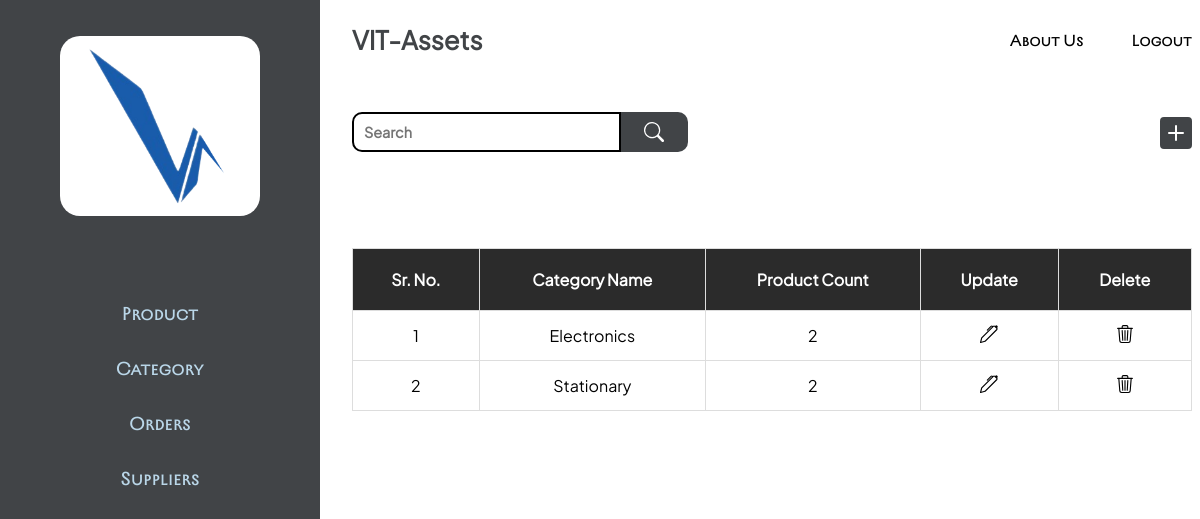
Page /category.php (signed in) on the committed database.
### tables this page shows
CREATE TABLE `cat` (
  `cat_id` int(11) NOT NULL,
  `cat_name` varchar(150) NOT NULL
);

### category.php (the view, shortened to what this page needs)
<!DOCTYPE html>
<html>
    <head>
        <link rel="stylesheet" href="https://cdn.jsdelivr.net/npm/bootstrap-icons@1.10.3/font/bootstrap-icons.css">
        <link rel="stylesheet" href="table.css">
    </head>
    <body>
        <section>
                <div class="main-row">
                <div class="col-2 sec-1 ">
                        <div class="div-img">
                            <img src="logo.png" width="160px">
                        </div>
                        <div class="link"><h3 class="link-text">
                            <a href="./products.php">
                            Product
                        </a>
                        </h3> </div>
                        <div class="link"><h3 class="link-text">
                            <a href="">
                            Category
                        </a>
                        </h3> </div>
                        <div class="link"><h3 class="link-text">
                            <a href="./order.php">
                            Orders
                        </a>
                        </h3> </div>
                        <div class="link"><h3 class="link-text">
                            <a href="./supplier.php">
                            Suppliers
                        </a>
                        </h3>
                    </div>
                    </div>
                    <div class=" col-10 sec-2">
                            <nav>
                                <h1 class="logo">
                                <a href="./home.php"> VIT-Assets </a>
                                </h1>
                                <ul class="links">
                                    <li class="link-text">
                                        <a href="./abt_us.html" class="nav-link">
                                            About Us
                                        </a>
                                    </li>
                                    <li class="link-text">
                                        <a href="./logout.php" class="nav-link">
                                            Logout
                                        </a>
                                    </li>
                                </ul>
                            </nav>
                            <div class="search-bar-outer">
                                <form action="./category.php" class="search-bar">
                                     <input type="text" class="search-bar-1" name="search" placeholder="Search">
                                     <div class="search-bar-2">
                                         <svg xmlns="http://www.w3.org/2000/svg" width="20" height="20" fill="white" class="bi bi-search" viewBox="0 0 16 16">
                                             <path d="M11.742 10.344a6.5 6.5 0 1 0-1.397 1.398h-.001c.03.04.062.078.098.115l3.85 3.85a1 1 0 0 0 1.415-1.414l-3.85-3.85a1.007 1.007 0 0 0-.115-.1zM12 6.5a5.5 5.5 0 1 1-11 0 5.5 5.5 0 0 1 11 0z"/>
                                           </svg>
                                     </div>
            </form>
                                 <div class="add" id="addBtn">
                                     <svg xmlns="http://www.w3.org/2000/svg" width="32" height="32" fill="currentColor" class="bi bi-plus-square-fill" viewBox="0 0 16 16">
                                         <path d="M2 0a2 2 0 0 0-2 2v12a2 2 0 0 0 2 2h12a2 2 0 0 0 2-2V2a2 2 0 0 0-2-2H2zm6.5 4.5v3h3a.5.5 0 0 1 0 1h-3v3a.5.5 0 0 1-1 0v-3h-3a.5.5 0 0 1 0-1h3v-3a.5.5 0 0 1 1 0z"/>
                                       </svg>
                                 </div>
                             </div>
<table id="customers">
    <tr>
        <th style="text-align:center; padding: 20px;">Sr. No.</th>
        <th style="text-align:center; padding: 20px;">Category Name</th>
      <th style="text-align:center; padding: 20px;">Product Count</th>
      <th style="text-align:center; padding: 20px;">Update</th>
      <th style="text-align:center; padding: 20px;">Delete</th>
    </tr>
    <?php
        $i = 0;
        $conn = mysqli_connect('localhost', 'root', '', 'college_inv')
        or die('Connection Issue');
        if(isset($_GET['search'])){
            $src = $_GET['search'];
         $res = mysqli_query($conn,"select * from cat WHERE cat_name LIKE '%$src%'");
        }else{
        $res = mysqli_query($conn,"select * from cat");
        }
        while($data = mysqli_fetch_assoc($res)){
            $cat_id = $data['cat_id'];
                $r = mysqli_num_rows(mysqli_query($conn, "SELECT * FROM products WHERE cat_id='$cat_id'"));
            ?>
    <tr>
        <td><?php echo ++$i; ?></td>
      <td><?php echo $data["cat_name"]; ?></td>
      <td><?php echo $r; ?></td>
      <td class="btn-center">
        <button class="update-btn">
            <svg xmlns="http://www.w3.org/2000/svg" class="upd-btn" id="update-btn-<?php echo $cat_id ?>" width="18" height="18" fill="currentColor" class="bi bi-pen" viewBox="0 0 16 16">
                <path d="m13.498.795.149-.149a1.207 1.207 0 1 1 1.707 1.708l-.149.148a1.5 1.5 0 0 1-.059 2.059L4.854 14.854a.5.5 0 0 1-.233.131l-4 1a.5.5 0 0 1-.606-.606l1-4a.5.5 0 0 1 .131-.232l9.642-9.642a.5.5 0 0 0-.642.056L6.854 4.854a.5.5 0 1 1-.708-.708L9.44.854A1.5 1.5 0 0 1 11.5.796a1.5 1.5 0 0 1 1.998-.001zm-.644.766a.5.5 0 0 0-.707 0L1.95 11.756l-.764 3.057 3.057-.764L14.44 3.854a.5.5 0 0 0 0-.708l-1.585-1.585z"/>
              </svg>
        </button>
      </td class="btn-center">
      <td class="btn-center">
        <a href="./deleteCat.php?id=<?php echo $cat_id ?>">
      <button class="delete-btn">
      </button>
      </a>
    </td>
    </tr>
    <?php
    }
     ?>
  </table>
                    </div>
                </div>
            </section>
    </body>
</html>

### table.css (style rules this page uses)
* { padding: 0; margin: 0; box-sizing: border-box; font-family: pitagon-reg; }
.sec-1 { display: flex; align-items: center; justify-content: flex-start; padding: 2rem; padding-top: 3%; flex-direction: column; background-color: rgb(65, 68, 71); width: 40vh; height: 100vh; }
.div-img { display: flex; align-items: center; justify-content: center; padding: 10px; border-radius: 20px; width: 200px; background-color: white; margin-bottom: 60px; }
.link { display: flex; align-items: center; justify-content: center; text-align: center; color: white; margin-top: 20px; padding: 5px; }
.link-text a { font-family: Ricordi-regular; font-weight: lighter; color: #BAD7E9; }
a { color: currentColor; text-decoration: none; }
.main-row { display: flex; gap: 2rem; }
nav { height: 10vh; width: 70vw; display: flex; align-items: center; justify-content: space-between; }
.logo { color: rgb(65, 68, 71); font-size: 1.6rem; font-family: Ricordi-regular; }
.btn-center { text-align: center; }
.update-btn { background-color: #2b346700; color: black; border: none; padding: .5rem 2rem; transition: all ease-in-out 600ms; }
.delete-btn { background-color: #eb455e00; border: none; padding: .5rem 2rem; transition: all ease-in-out 600ms; }
ul { list-style: none; display: flex; align-items: center; gap: 3rem; }
.link-text a.nav-link { color: black; transition: all ease-in-out 500ms; }
#customers { flex-direction: column; justify-content: center; align-items: center; font-family: Arial, Helvetica, sans-serif; border-collapse: collapse; width: 100%; margin-top: 4rem; }
#customers td, #customers th { border: 1px solid #ddd; padding: 6px; text-align: center; }
#customers th { padding-top: 12px; padding-bottom: 12px; text-align: left; background-color: rgb(43, 43, 43); color: white; }
.search-bar-outer { width: 100%; height: 13%; display: flex; flex-direction: row; justify-content: space-between; align-items: center; }
.search-bar { display: flex; flex-direction: row; justify-content: center; width: 40%; height: 40px;; }
.search-bar-1 { border: black solid 2px; border-radius: 10px 0 0 10px ; padding: 10px; width: 80%; background-color: rgb(255, 255, 255); font-size: 0.9rem; font-family: pitagon-reg; font-weight:bold; }
.search-bar-2 { display: flex; flex-direction: row; justify-content: center; align-items: center; border: rgb(65, 68, 71); solid 2px; border-radius: 0px 10px 10px 0px ; padding: 5px; width: 20%; background-color: rgb(65, 68, 71); cursor: pointer; }
.add { margin-top: 5px; float:inline-end; cursor: pointer; color : rgb(65, 68, 71); }

### rows in the picture
cat: cat_name "Electronics", r "2"
cat: cat_name "Stationary", r "2"
